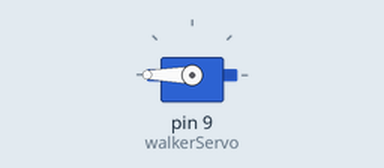
Simulated run of this sketch. Board: Arduino Uno, built with avr-gcc and run on an emulated ATmega328P. Parts: servo.

Above: at 0.05 s.
At 0.65 s:
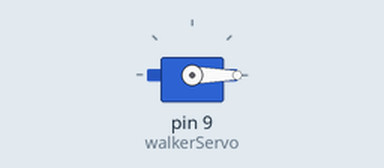
At 1.2 s:
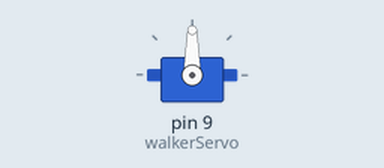
Timing chart, 0 to 3.0 s (numbered marks = the images above):
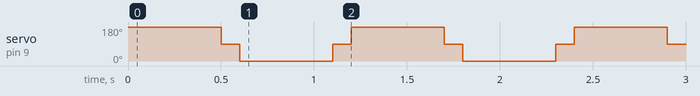

The sketch:

code.ino
```cpp
#include <Servo.h>

Servo walkerServo;  // Create servo object

void setup() {
  walkerServo.attach(9);  // Attaches the servo on pin 9
}

void loop() {
  // Move forward/clockwise for 1 second
  walkerServo.write(180);
  delay(500);            // Adjust this time to change the step length

  // Stop briefly to reduce mechanical stress
  walkerServo.write(90);
  delay(100);

  // Move backward/counter-clockwise for 1 second
  walkerServo.write(0);
  delay(500);            // Adjust this time to match the first delay

  // Stop briefly
  walkerServo.write(90);
  delay(100);
}
```

Measured:
- by itself, servo on pin 9 (walkerServo): repeats every 1.2 s: 0° 0.50 s, 90° 0.10 s, 180° 0.50 s, 90° 0.10 s
